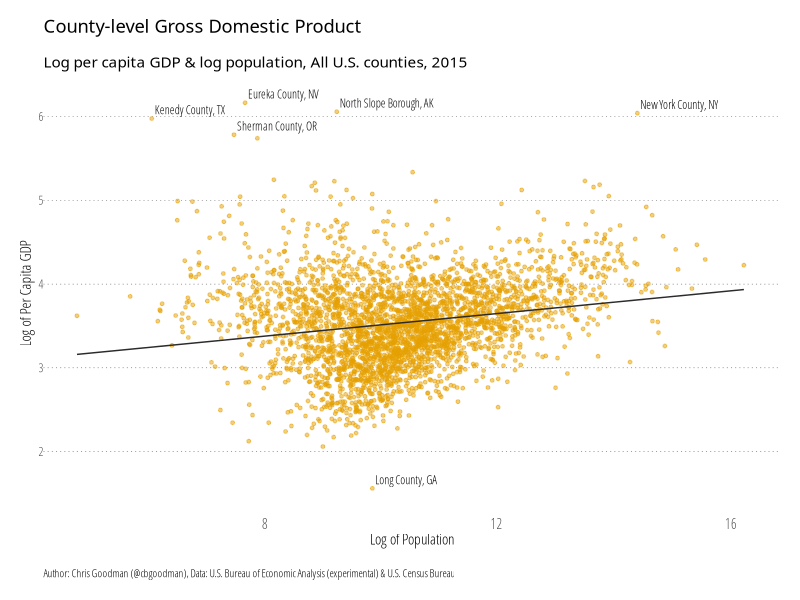

R code for this plot:
library(tidyverse)

# Add Data
county.gdp <- readr::read_csv("bea_county_gdp.csv", quote="\'", col_names=T)

# Calculate per capita measures
county.gdp$pc.gdp.2012 <- county.gdp$allindustries_2012/county.gdp$pop_2012
county.gdp$pc.gdp.2013 <- county.gdp$allindustries_2013/county.gdp$pop_2013
county.gdp$pc.gdp.2014 <- county.gdp$allindustries_2014/county.gdp$pop_2014
county.gdp$pc.gdp.2015 <- county.gdp$allindustries_2015/county.gdp$pop_2015

# Create full names for future labels
county.gdp$full_name <- ifelse(county.gdp$state_name=="AK",
  str_c(county.gdp$county_name,", ", county.gdp$state_name),
  ifelse(county.gdp$state_name=="LA",
    str_c(county.gdp$county_name, " Parish",", ", county.gdp$state_name) ,str_c(county.gdp$county_name, " County",", ", county.gdp$state_name)))

county.gdp$int <- paste(county.gdp$specialize,county.gdp$metro, sep=".")
# Scatter Plot
p.2015 <- ggplot(county.gdp) +
  aes(x = log(pop_2015), y = log(pc.gdp.2015)) +
  geom_point(alpha = 0.5, size = 1, color = "#E69F00") +
  geom_text(aes(label=ifelse(log(pc.gdp.2015)>5.75,as.character(full_name),'')), hjust=0, vjust=0, nudge_x = 0.05, nudge_y = 0.05, size = 3, family="Open Sans Condensed Light") +
  geom_text(aes(label=ifelse(log(pc.gdp.2015)<2,as.character(full_name),'')), hjust=0, vjust=0, nudge_x = 0.05, nudge_y = 0.05, size = 3, family="Open Sans Condensed Light") +
  geom_smooth(method = "lm", se = FALSE, size=0.5, color="#2b2b2b", alpha=0.5) +
  # Theming
  labs(
    title="County-level Gross Domestic Product",
    subtitle="Log per capita GDP & log population, All U.S. counties, 2015",
    caption="Author: Chris Goodman (@cbgoodman), Data: U.S. Bureau of Economic Analysis (experimental) & U.S. Census Bureau",
    y="Log of Per Capita GDP",
    x="Log of Population") +
  theme_minimal(base_family="Open Sans Condensed Light") +
  theme(
    legend.position = "bottom",
    legend.title.align = 0.5,
    legend.text.align = 0) +
  # light, dotted major y-grid lines only
  theme(panel.grid=element_line())+
  theme(panel.grid.major.y=element_line(color="#2b2b2b", linetype="dotted", size=0.15))+
  theme(panel.grid.major.x=element_blank())+
  theme(panel.grid.minor.x=element_blank())+
  theme(panel.grid.minor.y=element_blank())+
  # light x-axis line only
  theme(axis.line=element_line())+
  theme(axis.line.y=element_blank())+
  theme(axis.line.x=element_blank())+
  # tick styling
  theme(axis.ticks=element_line())+
  theme(axis.ticks.x=element_blank())+
  theme(axis.ticks.y=element_blank())+
  theme(axis.ticks.length=unit(5, "pt"))+
  # x-axis labels
  theme(axis.text.x=element_text(size=10, hjust=0.95,vjust=0.2))+
  # breathing room for the plot
  theme(plot.margin=unit(rep(0.5, 4), "cm"))+
  # move the y-axis tick labels over a bit
  theme(axis.text.y=element_text(margin=margin(r=-5)))+
  theme(axis.text.x=element_text(margin=margin(r=-5)))+
  # make the plot title bold and modify the bottom margin a bit
  theme(plot.title=element_text(family="Open Sans Condensed Bold", margin=margin(b=15)))+
  # make the subtitle italic
  theme(plot.subtitle=element_text(family="Open Sans Condensed Light Italic"))+
  theme(plot.caption=element_text(size=8, hjust=0, margin=margin(t=15)))
ggsave(plot=p.2015, "gdp-2015.png", width=10, height=7, units="in", dpi="retina")

summary(lm(data=county.gdp, log(pc.gdp.2015)~log(pop_2015)))
